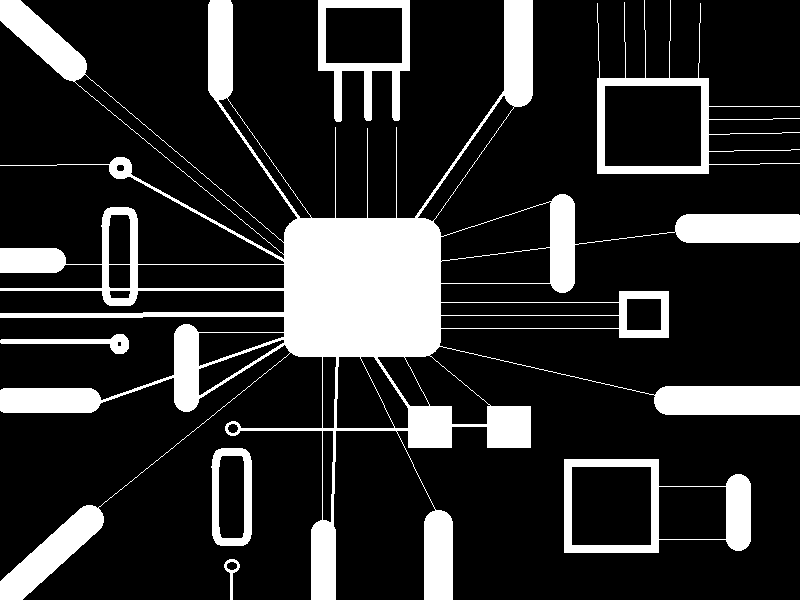
#> input picture circuit.png, 800 x 600 px
$ jupyter execute Lab9_Erode_Dilate.ipynb
#> lines starting #> are read from the running program, lines starting #| are printed output that depends on the picture; after the words box and inside, x2 and y2 are one past the last pixel; in counts of white or black regions, pixels touching at a corner belong together
# นายมูฮำหมัด ปูตีล่า รหัส 162404140037 Lab09

[cell 1]
import cv2 as cv
import numpy as np
from matplotlib import pyplot as plt

[cell 2]
#generate my kernel
cross_3x3 = np.array([[0,1,0],[1,1,1],[0,1,0]],dtype=np.uint8)
print("Kernel or Structuring Element Cross 3x3")
print(cross_3x3)
rectangle_3x3 = np.ones((3,3),dtype=np.uint8)
print("Kernel or Structuring Element Rectangle 3x3")
print(rectangle_3x3)
eiei_3x3 = np.array([[0,0,0],[0,1,1],[0,1,1]],dtype=np.uint8)
print("Kernel or Structuring MyCustom 3x3")
print(eiei_3x3)

[cell 3]
#USE cv.getStructuringElement()
rect3x3 = cv.getStructuringElement(cv.MORPH_RECT,(3,3))
cross3x3 = cv.getStructuringElement(cv.MORPH_CROSS,(3,3))
ellipse3x3 = cv.getStructuringElement(cv.MORPH_ELLIPSE,(3,3))
rect5x5 = cv.getStructuringElement(cv.MORPH_RECT,(5,5))
cross5x5 = cv.getStructuringElement(cv.MORPH_CROSS,(5,5))
ellipse5x5 = cv.getStructuringElement(cv.MORPH_ELLIPSE,(5,5))
print(rect3x3)
print(cross3x3)
print(ellipse3x3)
print(rect5x5)
print(cross5x5)
print(ellipse5x5)
#ractangle 3x3

[cell 4]
##Load Circuit Image / Convert2Binary
src = cv.imread("./circuit.png")
#> src is the input picture: shape (600, 800, 3); 17.7% white; 7 white regions, largest, box (x1, y1, x2, y2) and area: (0, 0, 800, 600) 70167, (564, 459, 751, 553) 4691, (597, 0, 800, 174) 3909
gray_img = cv.cvtColor(src,cv.COLOR_BGR2GRAY)
__,binary_img = cv.threshold(gray_img,127,255,cv.THRESH_BINARY)
plt.imshow(binary_img,cmap='gray'),plt.xticks([]),plt.yticks([])
plt.show()

[cell 5]
#test Morph
show_eroderect5x5= cv.erode(binary_img,rect5x5,iterations=1)
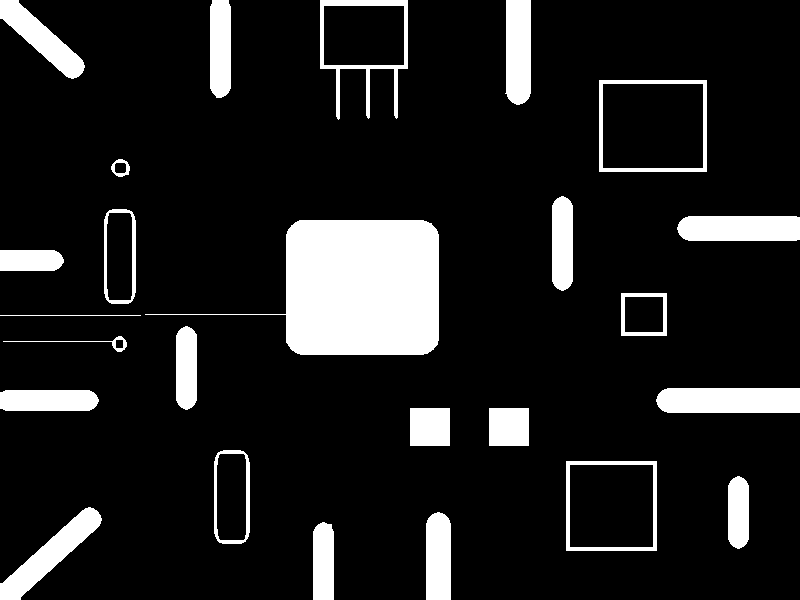
#> show_eroderect5x5: shape (600, 800); 12.4% white; 25 white regions, largest, box (x1, y1, x2, y2) and area: (145, 220, 439, 355) 20505, (656, 388, 800, 413) 3512, (677, 216, 800, 241) 2981
show_erodecross3x3 = cv.erode(binary_img,cross5x5,iterations=1)
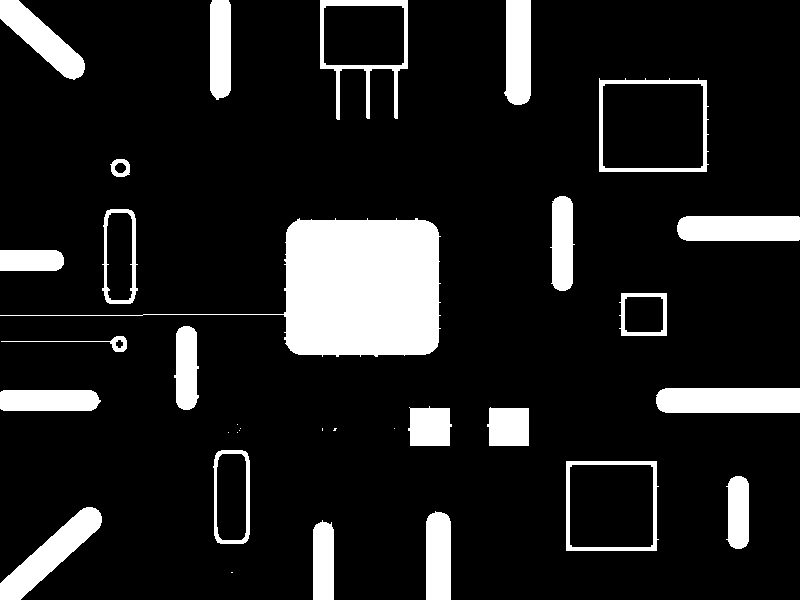
#> show_erodecross3x3: shape (600, 800); 12.7% white; 33 white regions (9 under 20 px), largest, box (x1, y1, x2, y2) and area: (0, 218, 441, 357) 20807, (656, 388, 800, 413) 3543, (0, 507, 102, 600) 3208
show_ellipse5x5 = cv.erode(binary_img,ellipse5x5,iterations=1)
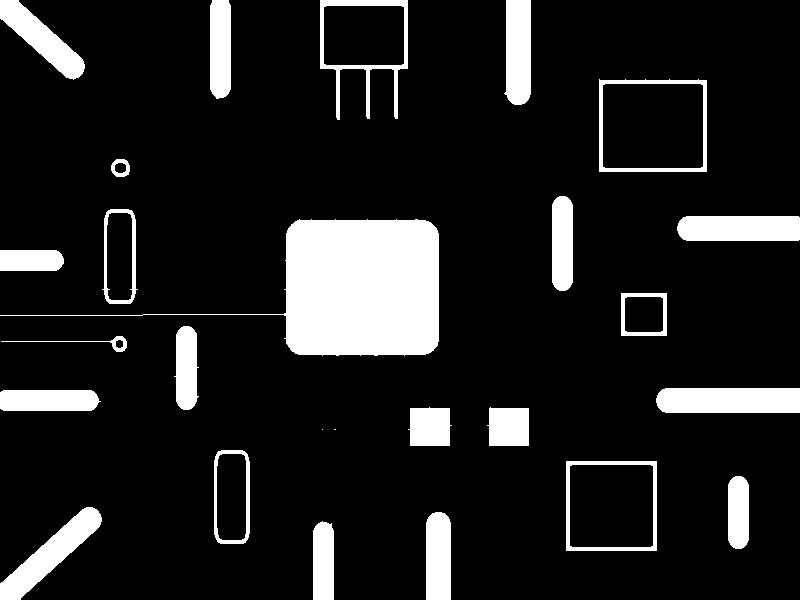
#> show_ellipse5x5: shape (600, 800); 12.5% white; 26 white regions (2 under 20 px), largest, box (x1, y1, x2, y2) and area: (0, 219, 439, 356) 20729, (656, 388, 800, 413) 3532, (0, 507, 102, 600) 3070
#iterations = 1 คือ 1 รอบ
print("Original Binary")
plt.imshow(binary_img,cmap='gray'),plt.xticks([]),plt.yticks([])
plt.show()
print("Result from eroded_rect5x5")
plt.imshow(show_eroderect5x5,cmap='gray'),plt.xticks([]),plt.yticks([])
plt.show()
print("Result from eroded_cross5x5")
plt.imshow(show_erodecross3x3,cmap='gray'),plt.xticks([]),plt.yticks([])
plt.show()
print("Result from eroded_ellipse5x5")
plt.imshow(show_ellipse5x5,cmap='gray'),plt.xticks([]),plt.yticks([])
plt.show()

[cell 6]
dilate_eroderect5x5= cv.dilate(binary_img,rect5x5,iterations=1)
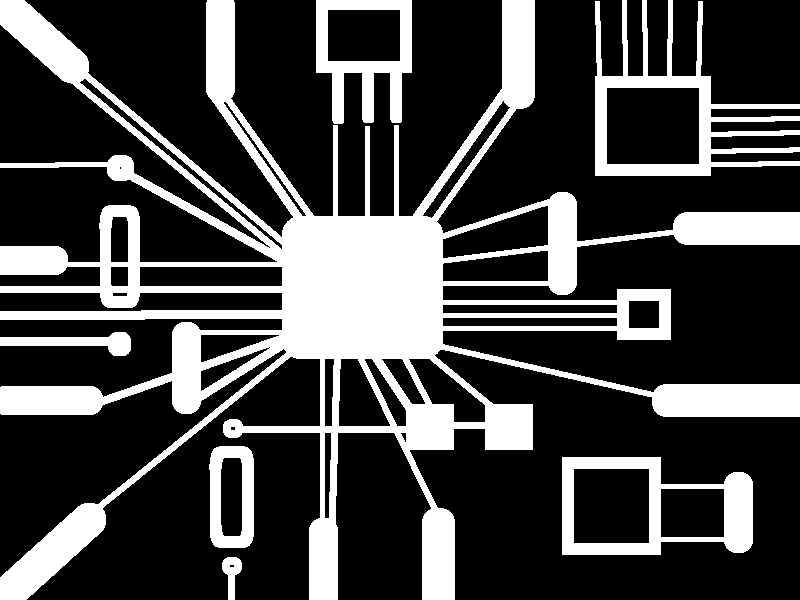
#> dilate_eroderect5x5: shape (600, 800); 26.8% white; 7 white regions, largest, box (x1, y1, x2, y2) and area: (0, 0, 800, 600) 103223, (595, 0, 800, 176) 8775, (562, 457, 753, 555) 6995
dilate_erodecross3x3 = cv.dilate(binary_img,cross5x5,iterations=1)
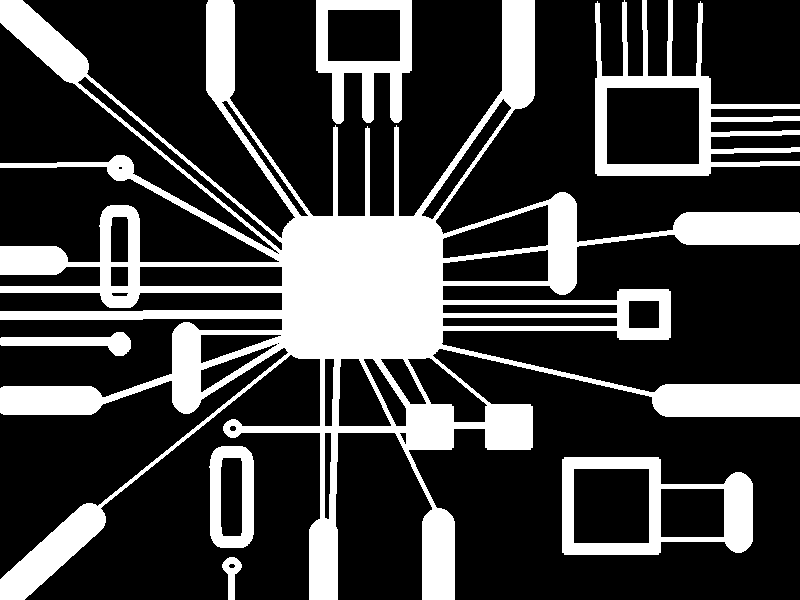
#> dilate_erodecross3x3: shape (600, 800); 25.4% white; 7 white regions, largest, box (x1, y1, x2, y2) and area: (0, 0, 800, 600) 96836, (595, 0, 800, 176) 8683, (562, 457, 753, 555) 6911
dilate_ellipse5x5 = cv.dilate(binary_img,ellipse5x5,iterations=1)
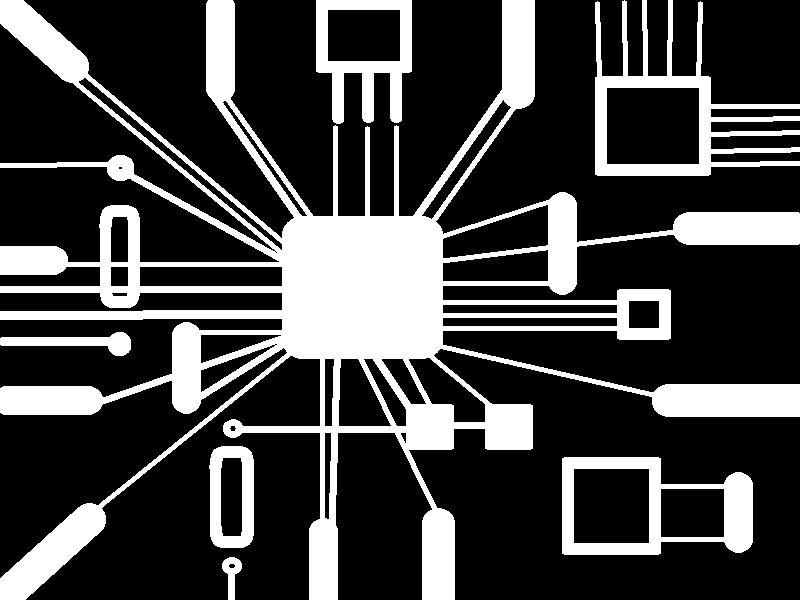
#> dilate_ellipse5x5: shape (600, 800); 25.9% white; 7 white regions, largest, box (x1, y1, x2, y2) and area: (0, 0, 800, 600) 99179, (595, 0, 800, 176) 8717, (562, 457, 753, 555) 6943

print("Original Binary")
plt.imshow(binary_img,cmap='gray'),plt.xticks([]),plt.yticks([])
plt.show()
print("Result from eroded_rect5x5")
plt.imshow(dilate_eroderect5x5,cmap='gray'),plt.xticks([]),plt.yticks([])
plt.show()
print("Result from eroded_cross5x5")
plt.imshow(dilate_erodecross3x3,cmap='gray'),plt.xticks([]),plt.yticks([])
plt.show()
print("Result from eroded_ellipse5x5")
plt.imshow(dilate_ellipse5x5,cmap='gray'),plt.xticks([]),plt.yticks([])
plt.show()

 ทำตามคำสั่ง 6.1 6.2 โดยใช้การ Dilate Erode Opening Closing โดยสามารถเลียนแบบcodeในข้อ 4 และ 5

      6.1 ให้นำเส้นสายสัญญาณทั้งหมดออกให้เหลือแค่ Component

      6.2 ให้เพิ่มขนาดสายสัญญาณทุกเส้น

[cell 7]
res_ellipse3x3  = cv.getStructuringElement(cv.MORPH_ELLIPSE,(3,3))
show_ellipse3x3  = cv.erode(binary_img,res_ellipse3x3 ,iterations=3)
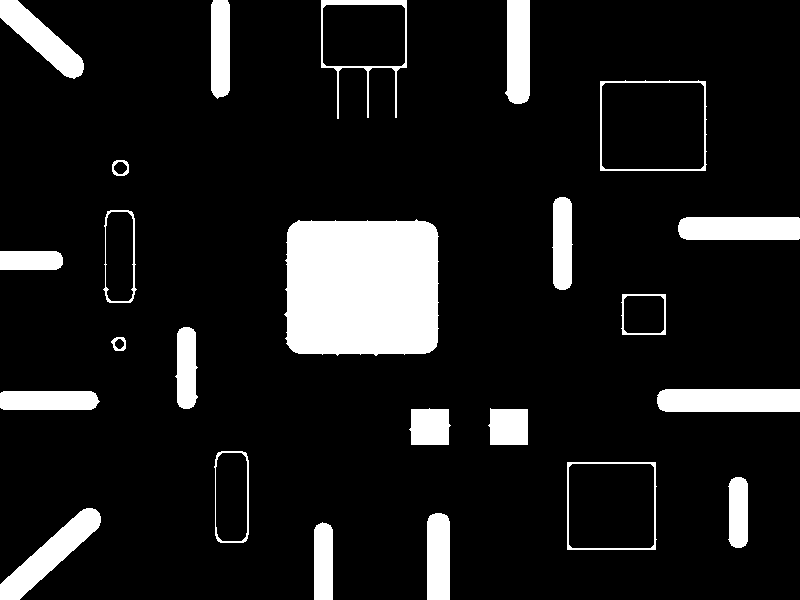
#> show_ellipse3x3: shape (600, 800); 11.1% white; 24 white regions, largest, box (x1, y1, x2, y2) and area: (284, 219, 439, 356) 19961, (657, 389, 800, 412) 3244, (0, 508, 101, 600) 3013
#iterations = 1 คือ 1 รอบ
print("Original Binary")
plt.imshow(binary_img,cmap='gray'),plt.xticks([]),plt.yticks([])
plt.show()
print("Result from eroded_ellipse 3x3")
plt.imshow(show_ellipse3x3,cmap='gray'),plt.xticks([]),plt.yticks([])
plt.show()

#------------------------------

[cell 8]
dilate_ellipse5x5 = cv.dilate(binary_img,res_ellipse3x3 ,iterations=1)
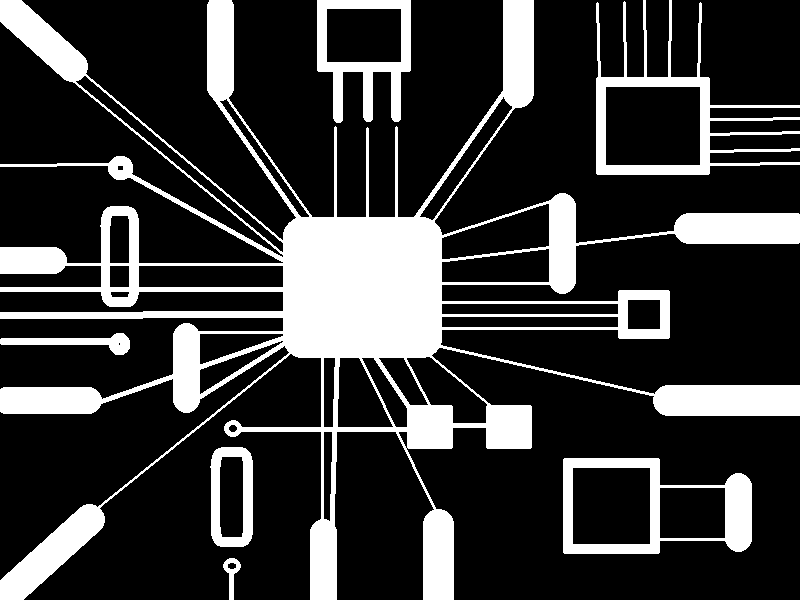
#> dilate_ellipse5x5: shape (600, 800); 21.6% white; 7 white regions, largest, box (x1, y1, x2, y2) and area: (0, 0, 800, 600) 83641, (596, 0, 800, 175) 6320, (563, 458, 752, 554) 5811
print("Original Binary")
plt.imshow(binary_img,cmap='gray'),plt.xticks([]),plt.yticks([])
plt.show()
print("Result from eroded_ellipse 3x3")
plt.imshow(dilate_ellipse5x5,cmap='gray'),plt.xticks([]),plt.yticks([])
plt.show()
